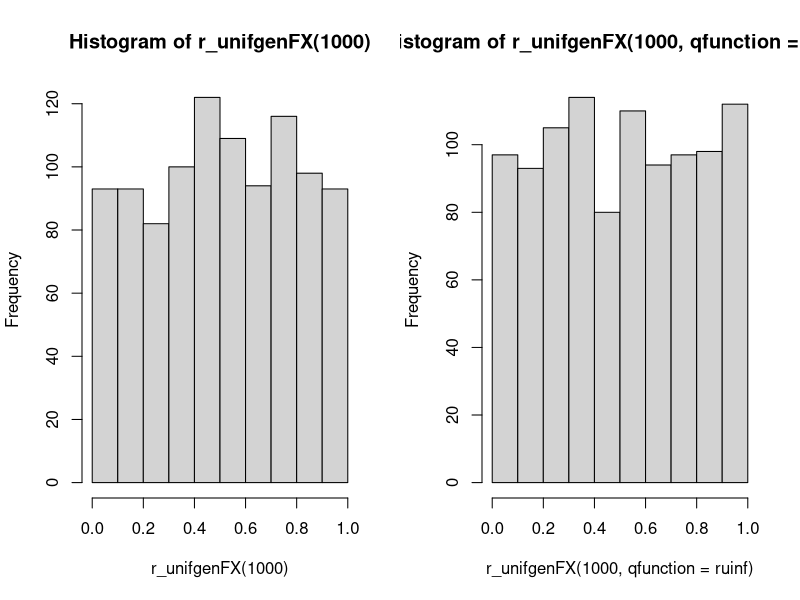
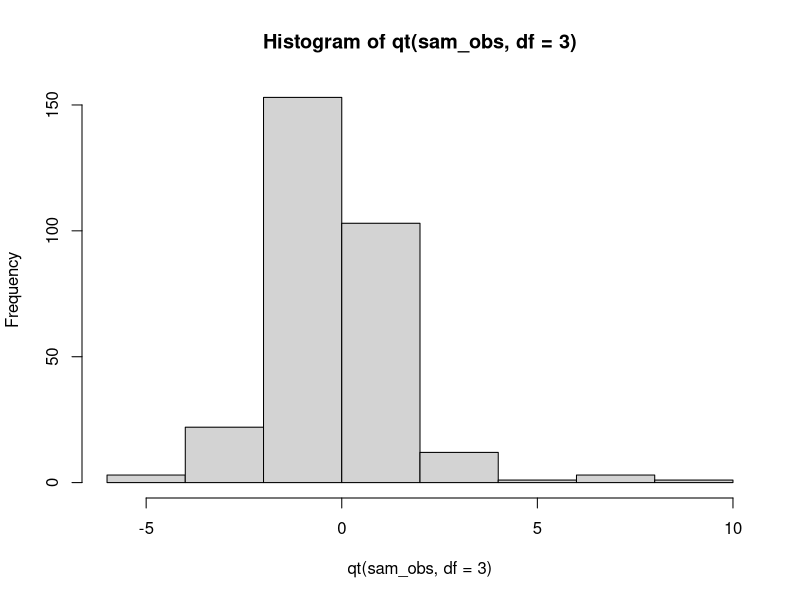
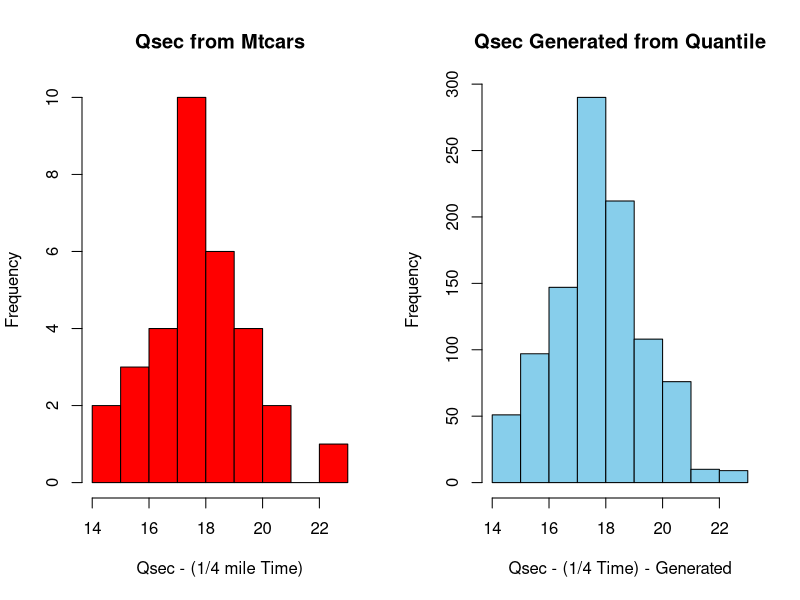
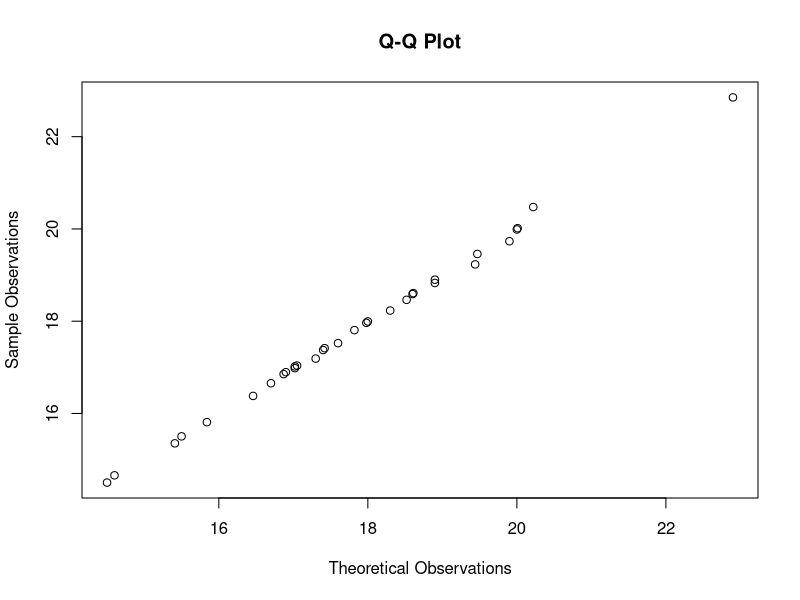

Source code (R) for these figures, in order:
## ---- chunk 1
r_unifgenFX <- function(n, qfunction = qnorm)
{
  randomderivates <- runif(n, min =0, max = 1)
  return (randomderivates)
}
## ---- chunk 2
set.seed(1234567)

oldpar <- par(mfrow = c(1, 2))
hist(r_unifgenFX(1000))

hist(r_unifgenFX(1000, qfunction = ruinf))
par(oldpar)
## ---- chunk 3

r_unifgen <- function (n, dof)
{
  robs_student_t <- rt(n, df=dof)
  return (robs_student_t)
}
## ---- chunk 4
sam_obs <- r_unifgen(1000, 3)

# Now passing the vector of random values to the qt fucntion to find the quantile values. 

 x_val <- qt(sam_obs, df= 3, lower.tail = TRUE)

hist(qt(sam_obs, df = 3))
 
## ---- chunk 5
# Just analyzing the dataset before interpreting the questions ! 

str(mtcars)
# we can infer that it has 11 variables and 32 rows . Names of these are mpg, cyl, disp, hp, drat, wt, qsec, vs, am, gear, card
head(mtcars)

## ---- chunk 6
summary(mtcars)
## ---- chunk 7
# Now lets use the Quantile function to answer the question 
quantile(mtcars$qsec)
## ---- chunk 8
samobs_fromqsec <- quantile(mtcars$qsec, prob = runif(1000))
samobs_fromqsec
## ---- chunk 9
# Printing all 32 rows of data with respect to number of cylinders
print(mtcars$cyl)

# Running the summary to get more info
summary(mtcars$cyl)

#calculating the mode of cyl
y <- mtcars$cyl
y <- table(y)
names(y)[which.max(y==max(y))]
## ---- chunk 10
## Using the quantile function for cyl
quantile(mtcars$cyl, prob=runif(10))
## ---- chunk 11
dat <- par(mfrow = c(1,2))
hist(mtcars$qsec, main = "Qsec from Mtcars", xlab = "Qsec - (1/4 mile Time)", col = 'red')
hist(samobs_fromqsec, main = "Qsec Generated from Quantile", xlab = "Qsec - (1/4 Time) - Generated", col='skyblue')
par(dat)

## ---- chunk 12
qqplot(mtcars$qsec, samobs_fromqsec, main = "Q-Q Plot",xlab = "Theoretical Observations", ylab = "Sample Observations")

## ---- chunk 13

quantile(mtcars$cyl, probs = runif(50), CI.type = "two.sided", nbboot=100)

